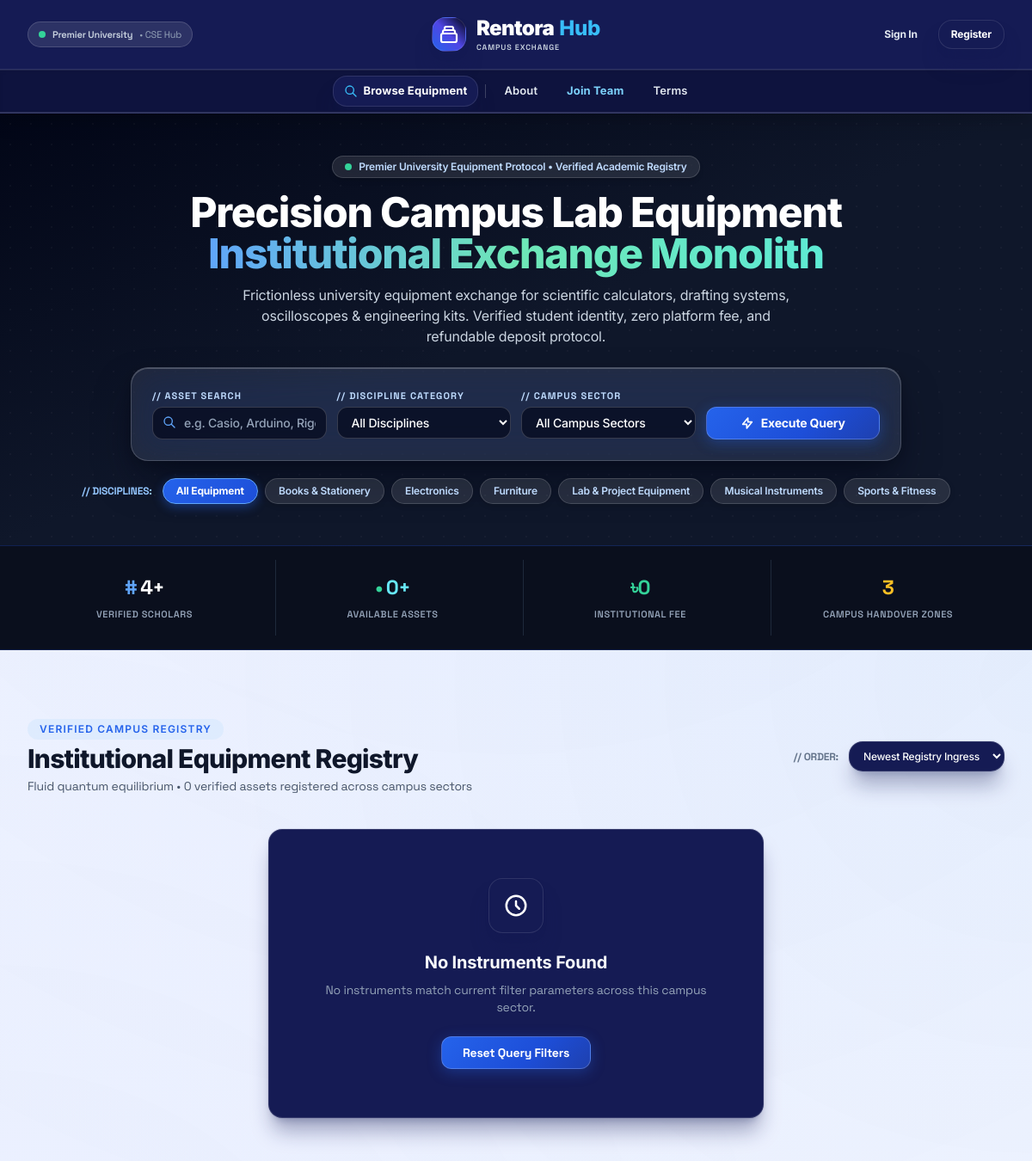
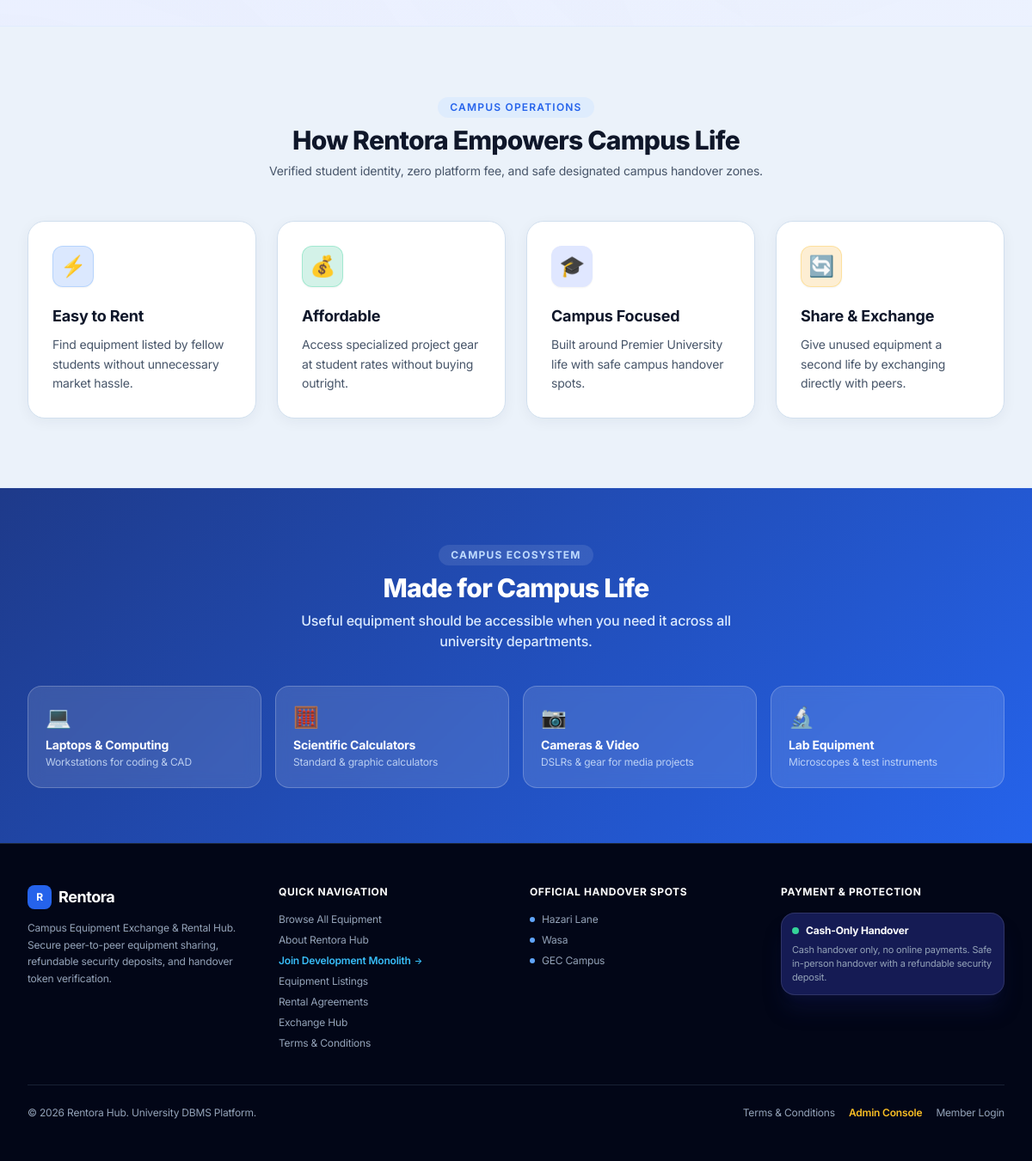
The page / on the database its author committed (2 pictures, top to bottom).
### tables this page shows
CREATE TABLE category (
    category_id    INT UNSIGNED AUTO_INCREMENT PRIMARY KEY,
    category_name  VARCHAR(50) NOT NULL,
    CONSTRAINT uq_category_name UNIQUE (category_name)
);

### index.php (the view, shortened to what the rows shown need)
<?php
require_once(__DIR__ . '/config/db.php');
$category_id = (isset($_GET['category_id']) && $_GET['category_id'] !== 'ALL' && $_GET['category_id'] !== '') ? (int)$_GET['category_id'] : 0;
$categories = [];
try {
    $catStmt = $pdo->query("
        SELECT c.category_id, c.category_name, COUNT(e.equipment_id) as item_count
        FROM category c
        LEFT JOIN equipment e ON c.category_id = e.category_id AND e.availability_status = 'Available'
        GROUP BY c.category_id, c.category_name
        ORDER BY c.category_name ASC
    ");
    $categories = $catStmt->fetchAll();
} catch (Exception $e) {
    $categories = [];
}
require_once(__DIR__ . '/includes/header.php');
require_once(__DIR__ . '/includes/nav.php');
?>
  <div class="antimatter-viewport relative w-full overflow-hidden">
    <section class="relative bg-gradient-to-br from-navy-950 via-navy-900 to-slate-900 text-white overflow-hidden py-10 sm:py-12 border-b border-blue-900/50">
      <div class="relative max-w-6xl mx-auto px-4 sm:px-6 lg:px-8 text-center z-10">
        <h1 class="ab-fade ab-fade-d2 text-3xl sm:text-4xl lg:text-5xl font-extrabold tracking-tight leading-tight max-w-3xl mx-auto">
          Precision Campus Lab Equipment <br class="hidden sm:inline">
          <span class="text-transparent bg-clip-text bg-gradient-to-r from-blue-400 via-emerald-300 to-teal-300">
          </span>
        </h1>
        <div class="ab-fade ab-fade-d5 mt-5 flex flex-wrap justify-center items-center gap-2 text-xs">
          <span class="text-blue-300 font-mono font-bold mr-1">// DISCIPLINES:</span>
          <a href="index.php" class="quantum-pill <?php echo ($category_id === 0) ? 'quantum-pill-active' : ''; ?>">
            All Equipment
          </a>
          <?php foreach ($categories as $cat): ?>
            <?php $cid = $cat['category_id'] ?? $cat['id']; ?>
            <a href="index.php?category_id=<?php echo $cid; ?>" class="quantum-pill <?php echo ($category_id == $cid) ? 'quantum-pill-active' : ''; ?>">
              <?php echo htmlspecialchars($cat['category_name'] ?? $cat['name'] ?? ''); ?>
            </a>
          <?php endforeach; ?>
        </div>
      </div>
    </section>
    <main class="flex-1 zero-g-catalog-container py-14 sm:py-20 w-full border-b border-blue-100/60" style="background: #F4F8FF;">
      <div class="max-w-7xl mx-auto px-4 sm:px-6 lg:px-8">
        <div class="flex flex-col sm:flex-row justify-between items-start sm:items-center gap-4 mb-10">
          <div>
            <h2 class="text-2xl sm:text-3xl font-extrabold text-navy-900 tracking-tight">Institutional Equipment Registry</h2>
          </div>
        </div>
      </div>
    </main>
    <section class="py-16 sm:py-20 border-b border-blue-100/60" style="background: #EBF2FA;">
      <div class="max-w-7xl mx-auto px-4 sm:px-6 lg:px-8">
        <div class="text-center mb-12 ab-fade">
          <h2 class="text-2xl sm:text-3xl font-extrabold text-navy-900 tracking-tight">How Rentora Empowers Campus Life</h2>
        </div>
      </div>
    </section>
    <section class="py-16 text-white relative overflow-hidden" style="background: linear-gradient(135deg, #1E3A8A 0%, #2563EB 100%);">
      <div class="max-w-7xl mx-auto px-4 sm:px-6 lg:px-8 relative">
        <div class="text-center mb-10 ab-fade">
          <h2 class="text-2xl sm:text-3xl font-extrabold text-white tracking-tight">Made for Campus Life</h2>
        </div>
      </div>
    </section>
  </div>
<?php require_once(__DIR__ . '/includes/footer.php'); ?>

### rows shown on the page
category: category_name "Books & Stationery"
category: category_name "Electronics"
category: category_name "Furniture"
category: category_name "Lab & Project Equipment"
category: category_name "Musical Instruments"
category: category_name "Sports & Fitness"

### other values the page prints
$count_students "4"
$count_avail "0"
$total_items "0"
$ico "💻"
$name "Laptops & Computing"
$sub "Workstations for coding & CAD"
$ico "🧮"
$name "Scientific Calculators"
$sub "Standard & graphic calculators"
$ico "📷"
$name "Cameras & Video"
$sub "DSLRs & gear for media projects"
$ico "🔬"
$name "Lab Equipment"
$sub "Microscopes & test instruments"
